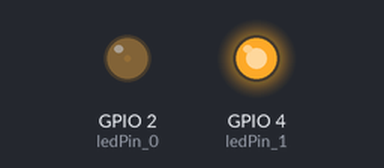
Bench run of a sketch on a simulated ESP32. Shown: output pins drawn as LEDs (lit = HIGH).

Above: at 0.05 s.
At 2.15 s:
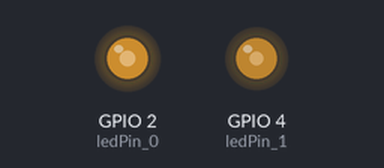
At 3.45 s:
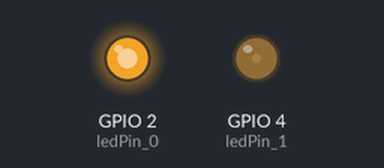
At 6.9 s:
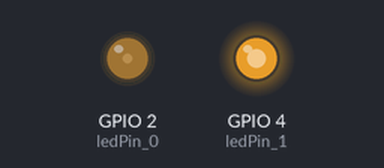
Timing chart, 0 to 10.0 s (numbered marks = the images above):
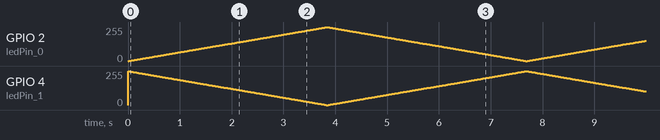

The sketch:

trabajo_en_clase_10_pwm_2_led.ino
```cpp
/**
 * Incrementa y decrementa el brillo de 2 leds a la vez
 *
 */

//https://espressif-docs.readthedocs-hosted.com/projects/arduino-esp32/en/latest/api/ledc.html
const int ledPin_0 = 2;
const int ledPin_1 = 4;

// setting PWM properties
const int freq = 5000;
const int ledChannel_0 = 2;
const int ledChannel_1 = 0;
const int resolution = 8;

void setup(){
  // configure LED PWM functionalitites
  ledcSetup(ledChannel_0, freq, resolution);
  ledcSetup(ledChannel_1, freq, resolution);

  // attach the channel to the GPIO to be controlled
  ledcAttachPin(ledPin_0, ledChannel_0);
  ledcAttachPin(ledPin_1, ledChannel_1);
}

void loop(){
  // incrementa el brillo
  for(int dutyCycle = 0; dutyCycle <= 255; dutyCycle++){
    ledcWrite(ledChannel_0, dutyCycle);
    ledcWrite(ledChannel_1, 255-dutyCycle);
    delay(15);
  }

  // decrementa el brillo
  for(int dutyCycle = 255; dutyCycle >= 0; dutyCycle--){
    ledcWrite(ledChannel_0, dutyCycle);
    ledcWrite(ledChannel_1, 255-dutyCycle);
    delay(15);
  }
}
```
